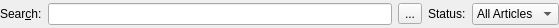
<ui version="4.0" >
 <class>Form</class>
 <widget class="QWidget" name="Form" >
  <property name="geometry" >
   <rect>
    <x>0</x>
    <y>0</y>
    <width>559</width>
    <height>28</height>
   </rect>
  </property>
  <property name="windowTitle" >
   <string>Form</string>
  </property>
  <layout class="QHBoxLayout" name="horizontalLayout" >
   <property name="margin" >
    <number>0</number>
   </property>
   <item>
    <widget class="QLabel" name="label" >
     <property name="text" >
      <string>Sear&amp;ch:</string>
     </property>
     <property name="buddy" >
      <cstring>filter</cstring>
     </property>
    </widget>
   </item>
   <item>
    <widget class="QLineEdit" name="filter" >
     <property name="focusPolicy" >
      <enum>Qt::ClickFocus</enum>
     </property>
    </widget>
   </item>
   <item>
    <widget class="QToolButton" name="clear" >
     <property name="text" >
      <string>...</string>
     </property>
     <property name="icon" >
      <iconset resource="../images/icons.qrc" >
       <normaloff>:/editclear.svg</normaloff>:/editclear.svg</iconset>
     </property>
    </widget>
   </item>
   <item>
    <widget class="QLabel" name="label_2" >
     <property name="text" >
      <string>Status:</string>
     </property>
     <property name="buddy" >
      <cstring>statusCombo</cstring>
     </property>
    </widget>
   </item>
   <item>
    <widget class="QComboBox" name="statusCombo" >
     <item>
      <property name="text" >
       <string>All Articles</string>
      </property>
     </item>
     <item>
      <property name="text" >
       <string>Unread</string>
      </property>
     </item>
     <item>
      <property name="text" >
       <string>Important</string>
      </property>
     </item>
    </widget>
   </item>
  </layout>
 </widget>
 <resources>
  <include location="../images/icons.qrc" />
 </resources>
 <connections/>
</ui>
